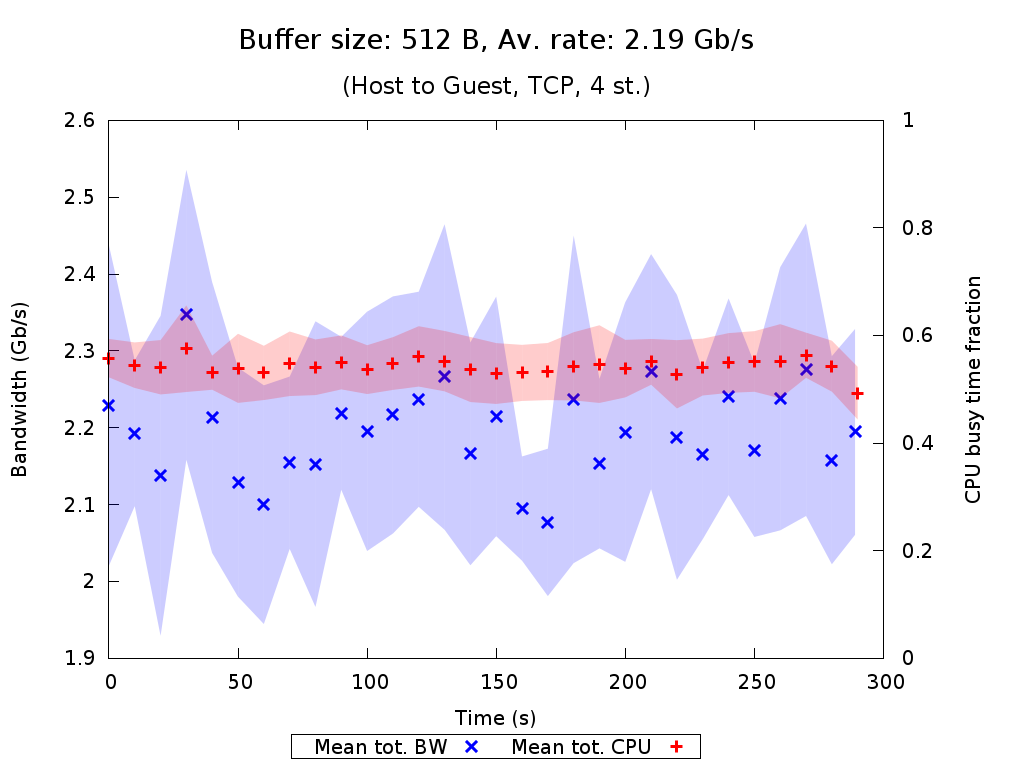

gnuplot code for this plot:
set terminal pngcairo nocrop enhanced size 1024,768 font "Verdana,15"
set output "TCP_4_st_2015_07_24_22-09-54_h2g_512B.png"

set title "{/=20 Buffer size: 512 B, Av. rate: 2.19 Gb/s}\n\n{/=18 (Host to Guest, TCP, 4 st.)}"

set xlabel "Time (s)"
set ylabel "Bandwidth (Gb/s)"
set ytics nomirror
set y2label "CPU busy time fraction"
set y2tics nomirror
set y2range [0:1]
set key bmargin center horizontal box samplen 1 width -1
set bmargin 4.6

set style fill transparent solid 0.2 noborder
plot "TCP_4_st_2015_07_24_22-09-54_h2g_512B_iperf_processed.dat" using 1:($2/1073741824.0-$3/1073741824.0):($2/1073741824.0+$3/1073741824.0) with filledcurves lc rgb "blue" notitle, \
     "" using 1:($2/1073741824.0) with points pt 2 ps 1.5 lw 3 lc rgb "blue" title "Mean tot. BW", \
     "TCP_4_st_2015_07_24_22-09-54_h2g_512B_mpstat_processed.dat" using 1:($2-$3):($2+$3) with filledcurves lc rgb "red" axes x1y2 notitle, \
     "" using 1:2 with points pt 1 ps 1.5 lw 3 lc rgb "red" axes x1y2 title "Mean tot. CPU"
